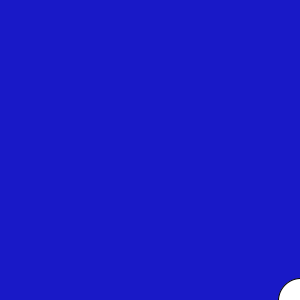
Frame 1 (no input)
Frame 60 (the mouse pressed at the canvas centre just before this capture): identical to frame 1, image omitted
Frame 120 (the mouse held since frame 60 and released just before this capture): identical to frame 1, image omitted

The Processing sketch that drew this single still picture (run headless with seeded random() and noise(); from frame 60 on, the mouse is pressed at the canvas centre):

// Processing sketch: Slipery_Dot
// ── Slipery_Dot.pde
 // create three integer variables to  
    //    represent the x, y, and the size of the ellipse
    int X = 300;
    int Y=300;
    int sise = 43;
    void setup() {
      //set the size of your sketch
    size(300,300);
    }
    
    void draw() {
      //set the background color of your sketch
      background(25,25,199);
      //draw an ellipse. Make sure it fits in the window.
      color(255,0,255);
      ellipse (X,Y,sise,sise);
      //use the variables created in step 4 in place of the numbers
      //   in your ellipse
    
    }
    
    void mousePressed() {
      //6a. create an integer variable called distance
      int distance =
      //6b. use the getDistance method to initialize your varible
      //    use the mouse's x and y and the x and y of your ellipse 
     getDistance(mouseX,mouseY,X,Y);
      //print the distance variable
    print(distance);
      
      //8a. make an if statement to check if the distance variable
      //   is within the size of the ellipse
      if (distance < sise){
      X = (int) random(301);
      Y = (int) random(301);
      }
        //8b.  set the x and y of the ellipse to a random location on the window
       
      
    }
    
    int getDistance(int x1, int y1, int x2, int y2) {
      return (int)Math.sqrt(Math.pow((x1-x2),2) + Math.pow((y1-y2),2));
    }
